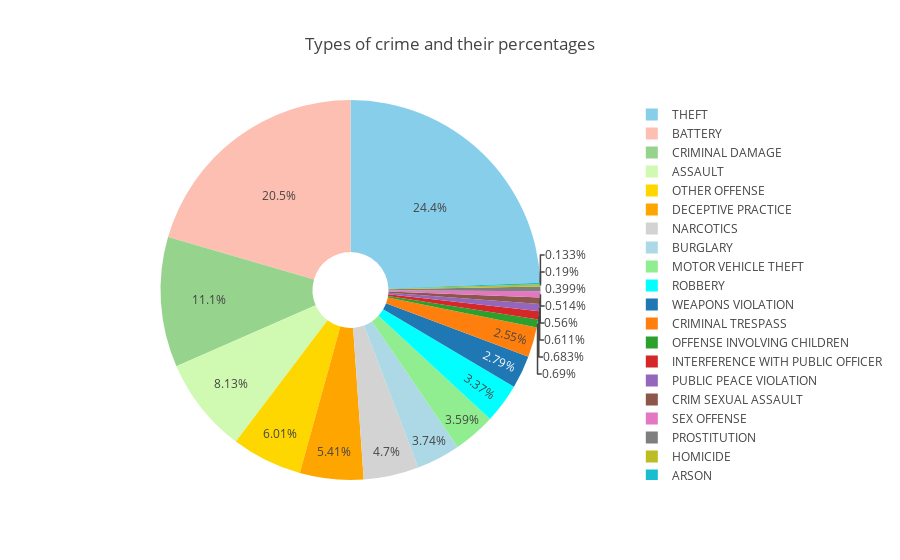

This figure's notebook cell:
### Code cell
dff = df['Primary Type'].value_counts()[:20]
label = dff.index
size = dff.values

colors = ['skyblue', '#FEBFB3', '#96D38C', '#D0F9B1', 'gold', 'orange', 'lightgrey', 
          'lightblue','lightgreen','aqua']
trace = go.Pie(labels=label, values=size, marker=dict(colors=colors),hole = .2)

data = [trace]
layout = go.Layout(
    title='Types of crime and their percentages'
)

fig = go.Figure(data=data, layout=layout)
py.iplot(fig)

### Figure 1 — Plotly figure (JSON) as saved in the notebook; plotly's stock layout.template omitted (floating-point values rounded to 4 significant figures)
{"data": [{"hole": 0.2, "labels": ["THEFT", "BATTERY", "CRIMINAL DAMAGE", "ASSAULT", "OTHER OFFENSE", "DECEPTIVE PRACTICE", "NARCOTICS", "BURGLARY", "MOTOR VEHICLE THEFT", "ROBBERY", "WEAPONS VIOLATION", "CRIMINAL TRESPASS", "OFFENSE INVOLVING CHILDREN", "INTERFERENCE WITH PUBLIC OFFICER", "PUBLIC PEACE VIOLATION", "CRIM SEXUAL ASSAULT", "SEX OFFENSE", "PROSTITUTION", "HOMICIDE", "ARSON"], "marker": {"colors": ["skyblue", "#FEBFB3", "#96D38C", "#D0F9B1", "gold", "orange", "lightgrey", "lightblue", "lightgreen", "aqua"]}, "type": "pie", "uid": "1f60f3f2-5058-432b-b458-acdf0b80fca8", "values": [6788, 5708, 3077, 2264, 1672, 1505, 1307, 1040, 998, 937, 776, 711, 192, 190, 170, 156, 143, 111, 53, 37]}], "layout": {"title": {"text": "Types of crime and their percentages"}}}
